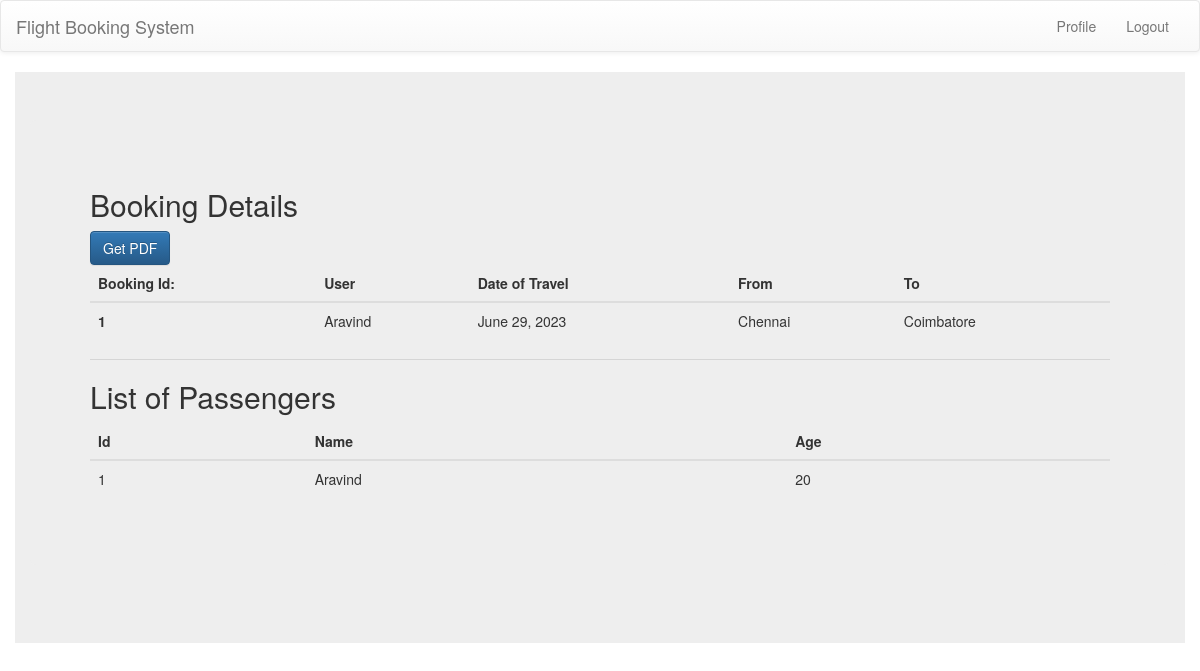
The app's page /booking-details/1 (signed in), older data.
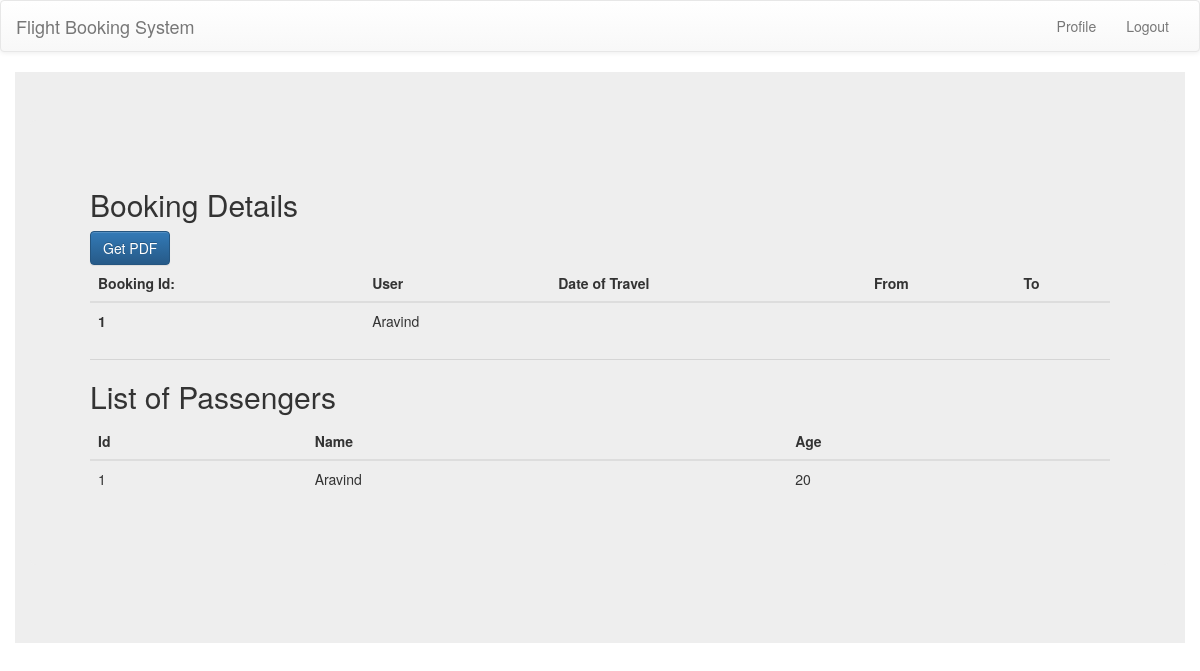
The same page, newer data.
### user/models.py (models this page shows, shortened)
class Bookings(models.Model):
    user_id=models.ForeignKey(User,on_delete=models.SET_NULL,blank=True,null=True)
    travel=models.ForeignKey(Travel,on_delete=models.SET_NULL,blank=True,null=True)
    passengers_count=models.PositiveIntegerField(default=1)
    passengers_names=models.ManyToManyField(Passengers)

class Travel(models.Model):
    flight_id=models.ForeignKey(Flight,on_delete=models.CASCADE)
    remain=models.PositiveIntegerField(default=60)
    date=models.DateField(null=True,blank=True)
    status=models.CharField(max_length=10,default="active")

class Flight(models.Model):
    name=models.CharField(max_length=10)
    airline=models.ForeignKey(AirLine,on_delete=models.CASCADE)
    source=models.ForeignKey(Airports,on_delete=models.SET_NULL,blank=True,null=True,related_name="depart")
    destination=models.ForeignKey(Airports,on_delete=models.SET_NULL,blank=True,null=True,related_name="arrive")
    time_of_departure=models.TimeField(null=True,blank=True)
    duration_of_travel=models.PositiveIntegerField()
    price=models.PositiveIntegerField(null=True,blank=True)

class Airports(models.Model):
    name=models.CharField(max_length=10)

class User(AbstractUser):
    username=None
    name=models.CharField(max_length=30)
    email=models.EmailField(unique=True)
    phone_number=models.CharField(max_length=10)
    USERNAME_FIELD='email'
    REQUIRED_FIELDS=[]
    objects=UserManager()

### user/views.py (the view)
# urls.py: path("booking-details/<int:id>",booking_details,name="booking-detail"),
@login_required(login_url="/login")
def booking_details(request,id):
    user=request.user
    try:
        booking=Bookings.objects.get(id=id)
    except:
        raise ValueError("Invalid booking Id")
    if user!=booking.user_id:
        return HttpResponse("<h1>You are not authorized to view this page</h1>")
    passengers=booking.passengers_names.all()
    return render(request,"booking-detail.html",context={"booking":booking,"passengers":passengers})

### templates/booking-detail.html
{% extends 'home.html' %}
{% block main %}
<div class="jumbotron container">
    <div class="jumbotron">
        <h2 class="display-4">Booking Details</h2>
        <a class="btn btn-primary" href="{% url 'get-pdf' booking.id %}">Get PDF</a>
        <table class="table table-dark">
          <thead>
            <tr>
              <th scope="col">Booking Id:</th>
              <th scope="col">User</th>
              <th scope="col">Date of Travel</th>
              <th scope="col">From</th>
              <th scope="col">To</th>
            </tr>
          </thead>
          <tbody>
            <tr>
              <th scope="row">{{booking.id}}</th>
              <td>{{booking.user_id.name}}</td>
              <td>{{booking.travel.date}}</td>
              <td>{{booking.travel.flight_id.source.name}}</td>
              <td>{{booking.travel.flight_id.destination.name}}</td>
            </tr>
          </tbody>
          </table>
        <hr class="my-4">
        <h2>List of Passengers</h2>
        <table class="table table-dark">
          <thead>
            <tr>
              <th scope="col">Id</th>
              <th scope="col">Name</th>
              <th scope="col">Age</th>
            </tr>
          </thead>
          <tbody>
              {% for passenger in passengers %}
            <tr>
              <td>{{passenger.id}}</td>
              <td>{{passenger.name}}</td>
              <td>{{passenger.age}}</td>
            </tr>
            {% endfor %}
          </tbody>
        </table>
      </div>
  </div>
{% endblock main %}

Row changes from the older to the newer data that the page shows:
changed Bookings "Aravind": travel "June 29, 2023" → (not shown); travel.flight_id.source.name "Chennai" → (not shown); travel.flight_id.destination.name "Coimbatore" → (not shown)
